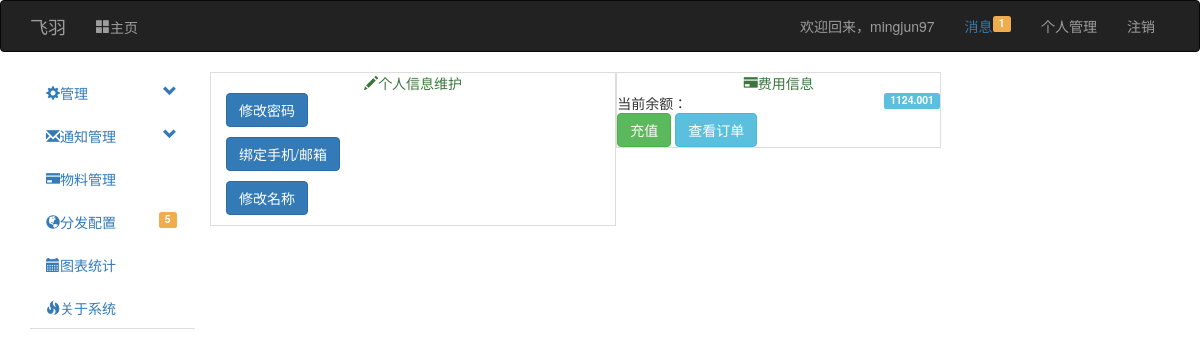
Page /user_info (signed in) on the earlier database version.
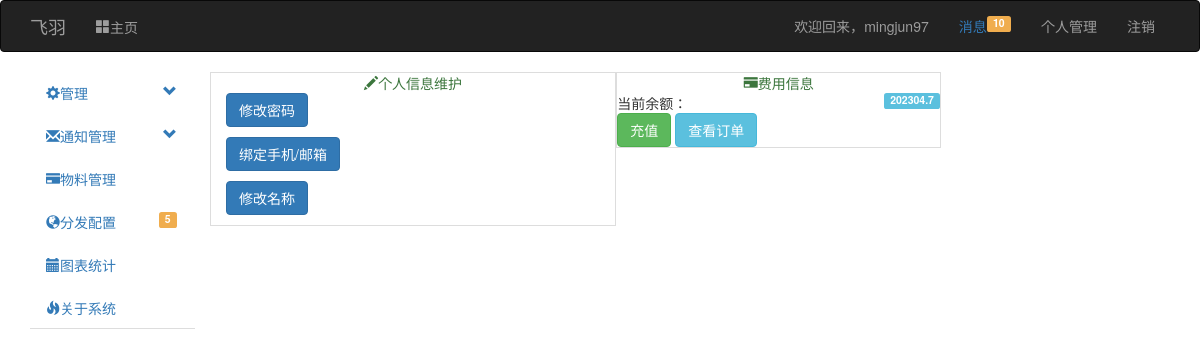
Same page on the later database version.
### app/models.py (models this page shows, shortened)
class User(UserMixin, db.Model):
    __tablename__ = 'users'
    uid = db.Column(db.Integer, primary_key=True)
    username = db.Column(db.String(128))
    password_hash = db.Column(db.String(128))
    password_change_time = db.Column(db.Integer, default=0)
    email = db.Column(db.String(128))
    telephone = db.Column(db.String(11))
    role_id = db.Column(db.Integer)
    log_level = db.Column(db.Integer)
    email_confirmed = db.Column(db.Boolean, default=False)
    telephone_confirmed = db.Column(db.Boolean, default=False)
    telephone_confirmed_code = db.Column(db.String(6))
    telephone_confirmed_code_time = db.Column(db.Integer, default=0)
    balance = db.Column(db.Integer, default=0)
    last_login_time = db.Column(db.Integer, default=time.time)
    this_login_time = db.Column(db.Integer, default=time.time)
    useful_token = db.Column(db.String(256), default=0)
    owned_group_id = db.relationship('Group', backref='Owner')
    charge_billing = db.relationship('ChargeRecord', backref='User')
    student_card = db.Column(db.String(128), default='NULL')
    student_auth = db.Column(db.Boolean, default=False)
    balance_billing = db.relationship('Billing', backref='User')
    personal_message = db.relationship('PersonalMessage', backref='To', lazy='dynamic',
                                       primaryjoin='PersonalMessage.rec_id==User.uid')
    auth_token = db.Column(db.String(128))
    auth_token_expire = db.Column(db.Integer, default=0)
    id_card = db.Column(db.String(18))
    name = db.Column(db.String(10))
    school = db.Column(db.String(30))
    student_no = db.Column(db.String(30))
    qq = db.Column(db.String(15))
    @property
    def password(self):
        raise AttributeError('密码非可读属性！')
    def get_balance(self):
        return str(self.balance/1000)

### app/manage/views.py (the view)
@manage.route('/user_info')
@login_required
def user_info():
    return render_template("manage/user_info.html")

### app/manage/__init__.py (called while the page is built)
@manage.app_context_processor
def inject_base64():
    b = base64.b64encode
    str1 = str
    fmttimestamp = f2t
    return dict(b=b, str=str1, fmttime=fmttimestamp)

### app/manage/views.py (called while the page is built)
@manage.before_app_request
def before_request():
    if request.endpoint is None:
        abort(404)
    if current_user.is_authenticated \
    and not (current_user.email_confirmed or current_user.telephone_confirmed) \
    and request.endpoint[:5] != 'auth.' \
    and request.endpoint[:14] != 'manage.confirm' \
    and request.endpoint[:19] != 'manage.unconfirmed' \
    and request.endpoint != 'static' \
    and request.endpoint != 'api_v1.get_message' \
    and request.endpoint[:15] != 'manage.confirm_':
        print(request.endpoint[:16])
        return redirect(url_for('manage.unconfirmed'))

### app/models.py (called while the page is built)
@login_manager.user_loader
def load_user(user_id):
    return User.query.get(int(user_id))

### app/templates/manage/user_info.html (shortened to what this page needs)
{% extends "base.html" %}
{% block page_content %}
    <div class="row">
    <div class="col-md-5 table-bordered">
        <div class="text-center text-success"><i class="glyphicon glyphicon-pencil"></i>个人信息维护</div>
        <a href="{{ url_for('auth.change_password') }}" class="btn btn-primary">修改密码</a><p></p>
        <a href="{{ url_for('manage.confirm') }}" class="btn btn-primary">绑定手机/邮箱</a><p></p>
        <a href="{{ url_for('manage.confirm') }}" class="btn btn-primary">修改名称</a><p></p>
    </div>
    <div class="col-md-4 table-bordered">
        <div class="text-center text-success"><i class="glyphicon glyphicon-credit-card"></i>费用信息</div>
        <div class="row"><div class="label label-info pull-right">{{ current_user.get_balance() }}</div>当前余额：</div>
        <div class="row">
            <a class="btn btn-success" href="{{ url_for("manage.charge") }}">充值</a>
            <a class="btn btn-info" href="{{ url_for("manage.view_billings") }}">查看订单</a>
        </div>
    </div>
    </div>
{% endblock %}

### app/templates/base.html (shortened to what this page needs)
{% extends "bootstrap/base.html" %}
{% block navbar %}
<div class="navbar navbar-inverse" role="navigation">
    <div class="container">
        <div class="navbar-header">
            <a class="navbar-brand" href="/">飞羽</a>
        </div>
        <div class="navbar-collapse collapse">
            <ul class="nav navbar-nav">
                <li class="{% if request.endpoint == 'manage.index' %}active{% endif %}"><a href="/"><i class="glyphicon glyphicon-th-large">主页</i></a></li>
            </ul>
            <ul class="nav navbar-nav navbar-right">
                {% if current_user.is_authenticated %}
                <li><span class="navbar-text">欢迎回来，<a class="navbar-link" href="{{ url_for('manage.console') }}">{{ current_user.username }}</a></span></li>
                    <li><span class="navbar-text"><a href="#">消息{% if current_user.personal_message.filter_by(status=0).count() != 0 %}<span class="label label-warning pull-right">{{ current_user.personal_message.filter_by(status=0).count() }}</span>{% endif %}</a> </span></li>
                    <li><a href="{{ url_for('manage.user_info') }}">个人管理</a> </li>
                <li><a href="{{ url_for('auth.logout') }}">注销</a></li>
                {% else %}
                <li><a href="{{ url_for('auth.login') }}">登录</a></li>
                <li><a href="{{ url_for('auth.reg') }}">注册</a></li>
                {% endif %}
            </ul>
        </div>
    </div>
</div>
{% endblock %}
{% block content %}
    <div class="container">
        <div class="row">
            {% if current_user.is_authenticated and request.endpoint != 'manage.index' %}
            <div class="col-md-2">
                <ul id="main-nav" class="nav nav-tabs nav-stacked" style="">
                    <li>
                        <a href="#systemSetting" class="nav-header collapsed" data-toggle="collapse">
                            <i class="glyphicon glyphicon-cog"></i>管理
                            <span class="pull-right glyphicon glyphicon-chevron-down"></span>
                            </a>
                    </li>
                    <li>
                        <a href="#messageManager" class="nav-header collapsed" data-toggle="collapse">
                            <i class="glyphicon glyphicon-envelope"></i>通知管理
                            <span class="pull-right glyphicon glyphicon-chevron-down"></span>
                            </a>
                    </li>
                    <li>
                        <a href="./plans.html"><i class="glyphicon glyphicon-credit-card"></i>物料管理</a>
                    </li>
                    <li><a href="./grid.html"><i class="glyphicon glyphicon-globe"></i>分发配置
                    <span class="label label-warning pull-right">5</span>
                    </a>
                    </li>
                    <li><a href="./charts.html"><i class="glyphicon glyphicon-calendar"></i>图表统计</a>
                    </li>
                    <li>
                    <a href="#"><i class="glyphicon glyphicon-fire"></i>关于系统</a>
                    </li>
                </ul>
            </div>
            {% endif %}
        <div class="col-md-10">
            {% block page_content %} {% endblock %}
        </div>
    </div>
</div>
{% endblock %}

Differences in the rows shown:
changed User "mingjun97": get_balance "1124.001" → "202304.7"
Other differences:
{{ current_user.personal_message.filter_by(status=0).count() }}: "1" → "10"
